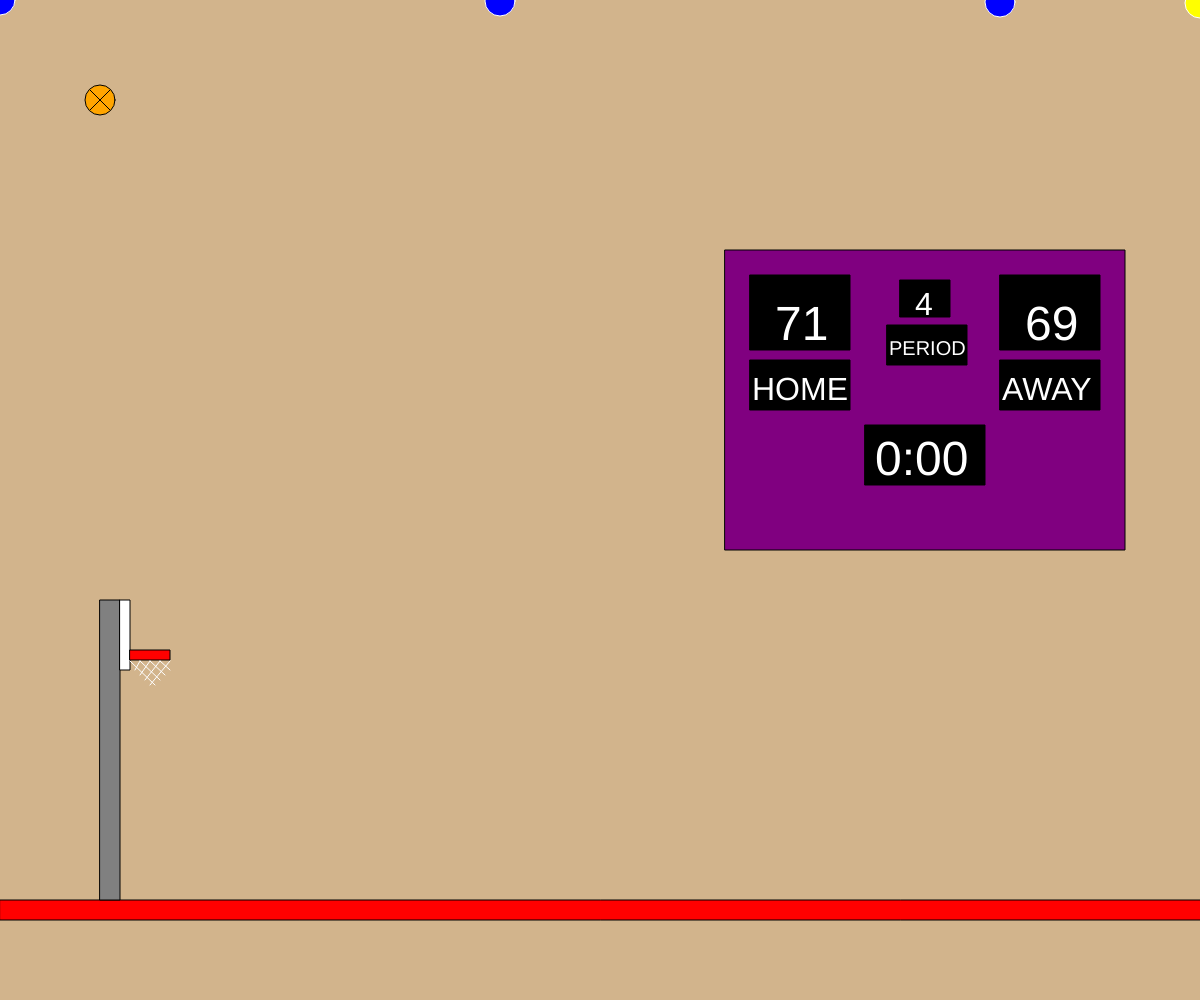
Frame 1 (no input)
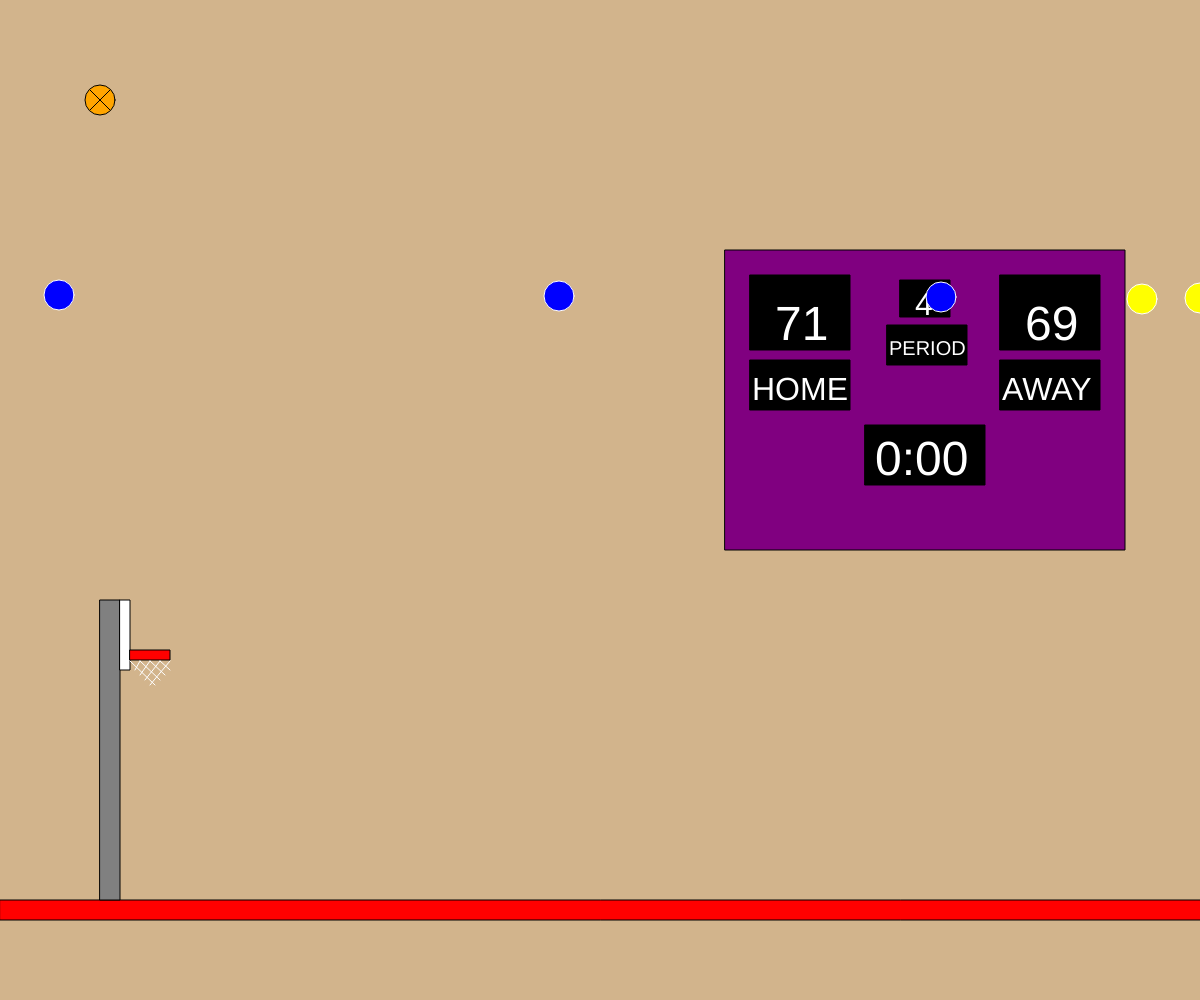
Frame 60 (no input)
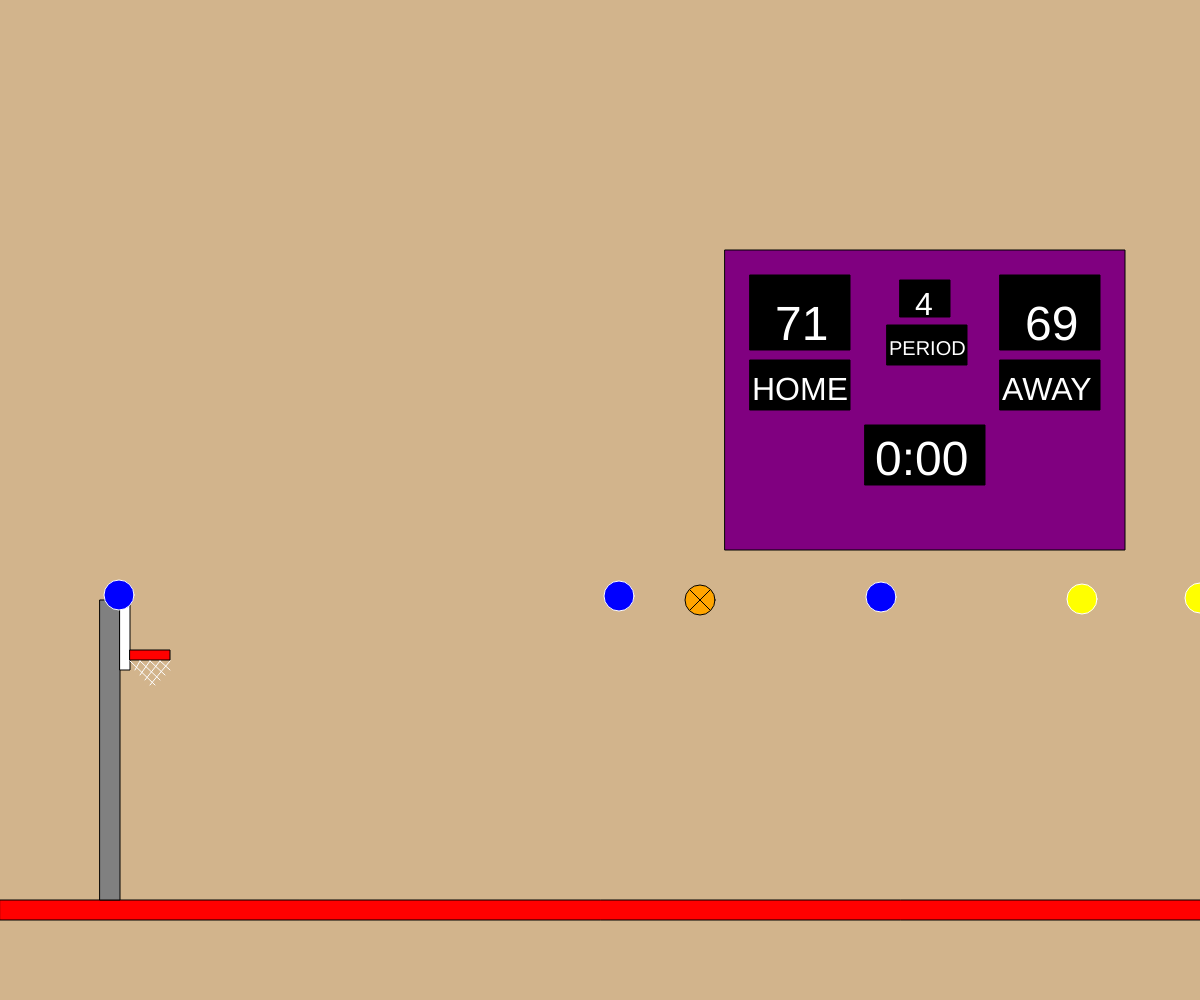
Frame 120 (the mouse pressed at the canvas centre since frame 60)

The p5.js sketch that drew these frames (run headless with seeded random() and noise() and a simulated clock; from frame 60 on, the mouse is pressed at the canvas centre):

// p5.js sketch
// ── sketch.js
var nums = [130, 135, 140, 145, 150, 155, 160, 165, 170, 661, 670, 675,
680, 685, 1750, 1755, 1760, 1765, 1770, 1775, 1780, 1785, 1790]

function setup() {
  createCanvas(windowWidth, windowHeight);
}
//A few positioning variables that will come in handy later
var posT = 1500
var posV = 1200
var posW = 500
var posX = 0
var posY = 0
var posZ = 1000

//Making my basketball court
function draw() {
  background('tan');
  make();
  move();
}
function make() {
  stroke('black');
  fill('red');
  rect(0, 900, 2000, 20);
  fill('gray');
  rect(1800, 600, 20, 300);
  rect(100, 600, 20, 300);
  fill('white');
  rect(1790, 600, 10, 70);
  rect(120, 600, 10, 70);
  fill('red');
  rect(1750, 650, 40, 10);
  rect(130, 650, 40, 10);

  //Making the nets for the hoops
  stroke('white');
  line(nums[14], nums[9], nums[19], nums[13]);
  line(nums[16], nums[9], nums[20], nums[12]);
  line(nums[18], nums[9], nums[21], nums[11]);
  line(nums[20], nums[9], nums[22], nums[10]);
  line(nums[22], nums[9], nums[18], nums[13]);
  line(nums[20], nums[9], nums[17], nums[12]);
  line(nums[18], nums[9], nums[16], nums[11]);
  line(nums[16], nums[9], nums[15], nums[10]);
  line(nums[0], nums[9], nums[5], nums[13]);
  line(nums[2], nums[9], nums[6], nums[12]);
  line(nums[4], nums[9], nums[7], nums[11]);
  line(nums[6], nums[9], nums[8], nums[10]);
  line(nums[8], nums[9], nums[4], nums[13]);
  line(nums[6], nums[9], nums[3], nums[12]);
  line(nums[4], nums[9], nums[2], nums[11]);
  line(nums[2], nums[9], nums[1], nums[10]);

  //Making the scoreboard background
  push();
  stroke('black');
  fill('purple');
  rect(725, 250, 400, 300);

  //Home score
  fill('black');
  rect(750, 275, 100, 75);
  fill('white');
  textFont("Arial");
  textSize(48);
  text("71" , 775, 340);

  //Away score
  fill('black');
  rect(1000, 275, 100, 75);
  fill('white');
  textFont("Arial");
  textSize(48);
  text("69", 1025, 340);

  //Period, or Quarter box
  fill('black');
  rect(900, 280, 50, 37);
  fill('white');
  textFont('Arial');
  textSize(32);
  text('4' , 915, 315);

  //Home and Away boxes
  fill('black');
  rect(750, 360, 100, 50);
  fill('white');
  textFont('Arial');
  textSize(32);
  text('HOME', 752, 400);
  fill('black');
  rect(1000, 360, 100, 50);
  fill('white');
  textFont('Arial');
  textSize(32);
  text('AWAY' , 1002, 400);

  //Box stating Period
  fill('black');
  rect(887, 325, 80, 40);
  fill('white');
  textFont('Arial');
  textSize(20);
  text('PERIOD' , 889, 355);

  //Time box
  fill('black')
  rect(865, 425, 120, 60)
  fill('white')
  textFont('Arial')
  textSize(48)
  text('0:00' , 875, 475)
  pop();
}

function move() {
  //Making the basketball and linking it to the mouse
  push();
  noCursor();
  translate(mouseX, mouseY);
  stroke('black');
  fill('orange');
  ellipse(100, 100, 30, 30);
  line(90, 90, 110, 110);
  line(110, 90, 90, 110);
  pop();

  //Time to celebrate
  fill('blue');
  ellipse(posX, posY, 30, 30);
  posX = posX + 1
  posY = posY + 1
  ellipse(posW, posY, 30, 30);
  posW = posW + 1
  posY = posY + 1
  ellipse(posZ, posY, 30, 30);
  posZ = posZ - 1
  posY = posY + 1
  fill('yellow')
  ellipse(posV, posY, 30, 30);
  posV = posV + 1
  posY = posY + 1
  ellipse(posT, posY, 30, 30);
  posT = posT - 1
  posY = posY + 1

  //Now lets not let them go anywhere
  posT = constrain(posT, 0, width);
  posV = constrain(posV, 0, width);
  posW = constrain(posW, 0, width);
  posX = constrain(posX, 0, width);
  posY = constrain(posY, 0, 900);
  posZ = constrain(posZ, 0, width);

  //END





  }
